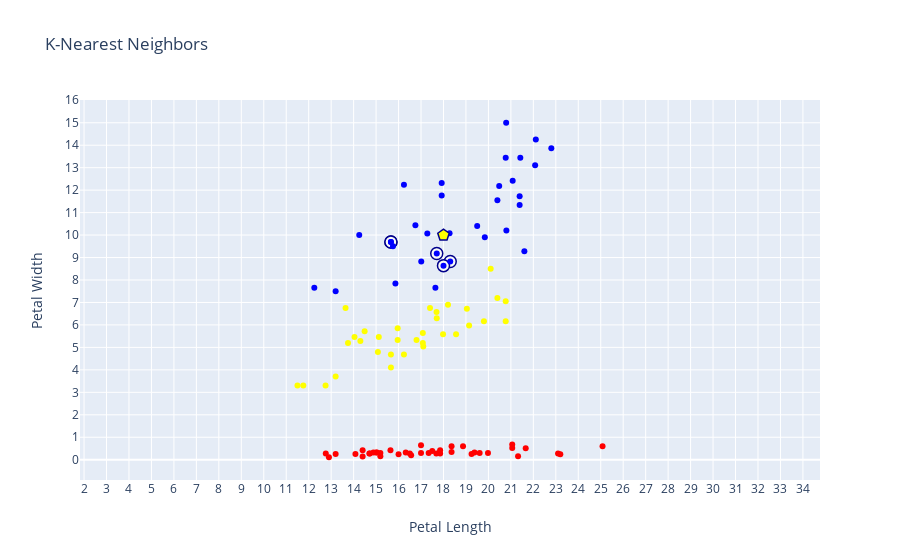

Notebook code cell kept with this figure:
### Code cell
# Display those neighbors in a scatterplot using plotly dash

trace1 = go.Scatter(
    x = X_train['sepal_a'],
    y = X_train['petal_a'],
    mode = 'markers',
    marker=dict(
        color=X_train['species'],
        colorscale=['red', 'yellow', 'blue'],)
)
trace0 = go.Scatter(
    x = df_neighbors['sepal_a'],
    y = df_neighbors['petal_a'],
    mode = 'markers',
    marker=dict(
        size=12,
        color='#F8F9F9',        
        line=dict(
            color='darkblue',
            width=1.5),        
    )
)
trace2 = go.Scatter(
    x = nobs_sepal_a,
    y = nobs_petal_a,
    mode = 'markers',
    marker=dict(
        size=12,
        color=prediction,
        colorscale=['pink', 'yellow', 'lightblue'],  
        symbol = 'pentagon',
        line=dict(
            color='darkblue',
            width=1.5),        
    )
)

data=[trace0, trace1, trace2]

layout = go.Layout(
    title = 'K-Nearest Neighbors', # Graph title
    xaxis = dict(title = 'Petal Length'), # x-axis label
    yaxis = dict(title = 'Petal Width'), # y-axis label
    hovermode ='closest' # handles multiple points landing on the same vertical
)
fig = go.Figure(data=data, layout=layout)
fig.update_xaxes(tick0=3, dtick=1)
fig.update_yaxes(tick0=3, dtick=1)
fig.update_layout(
    showlegend=False,
#     width = 800,
#     height = 800,
    yaxis = dict(
      scaleanchor = "x",
      scaleratio = 1,
    )
)

iplot(fig)
# Note that the neighbors may not be "nearest" with regard to area
# Of coures, it's not possible to visualize in 4 dimensions.

### Figure 1 — Plotly figure (JSON) as saved in the notebook; plotly's stock layout.template omitted (floating-point values rounded to 4 significant figures)
{"data": [{"marker": {"color": "#F8F9F9", "line": {"color": "darkblue", "width": 1.5}, "size": 12}, "mode": "markers", "type": "scatter", "x": [17.7, 18.3, 18, 15.66, 15.66], "y": [9.18, 8.82, 8.64, 9.69, 9.69]}, {"marker": {"color": [0, 0, 1, 1, 0, 0, 0, 2, 0, 1, 1, 0, 1, 2, 1, 0, 2, 0, 1, 2, 2, 0, 2, 2, 0, 1, 2, 2, 2, 0, 0, 2, 1, 1, 2, 1, 2, 2, 1, 1, 0, 1, 2, 0, 1, 1, 0, 1, 2, 2, 2, 2, 1, 2, 0, 1, 0, 2, 2, 0, 2, 1, 2, 1, 2, 0, 1, 0, 0, 0, 0, 1, 0, 0, 1, 1, 0, 2, 0, 0, 1, 2, 2, 1, 2, 1, 0, 0, 1, 2, 1, 0, 0, 2, 0, 1, 2, 0, 0, 0, 1, 2, 1, 0, 0], "colorscale": [[0, "red"], [0.5, "yellow"], [1, "blue"]]}, "mode": "markers", "type": "scatter", "x": [18.36, 21.66, 16.8, 15.12, 14.7, 17.5, 18.87, 20.48, 14.72, 12.75, 11.5, 15.04, 13.64, 15.86, 19.14, 12.76, 22.11, 16, 19.04, 21.6, 17.7, 19.25, 18.27, 17.28, 23.2, 15.08, 20.8, 13.2, 16.75, 17, 14.4, 18, 17.4, 13.2, 12.25, 11.76, 20.79, 14.25, 20.1, 17.08, 21.32, 17.7, 18.3, 19.61, 15.96, 15.66, 17.68, 15.96, 21.42, 15.66, 20.4, 21.39, 19.8, 17.92, 14.4, 14.04, 19.38, 17.92, 21.08, 19.98, 22.08, 13.75, 17.01, 18.56, 22.8, 17.85, 14.49, 15.19, 16.5, 14.88, 13.2, 14.3, 17.85, 17, 20.4, 17.1, 25.08, 19.5, 15, 15.64, 15.66, 15.66, 16.24, 20.77, 17.64, 16.24, 15.19, 18.36, 17.69, 19.84, 17.08, 16.56, 17.34, 20.77, 14.08, 18.2, 15.75, 21.06, 21.06, 23.1, 17.98, 21.39, 20.77, 12.9, 16.32], "y": [0.6, 0.51, 5.33, 5.46, 0.28, 0.39, 0.6, 12.19, 0.28, 3.3, 3.3, 0.32, 6.75, 7.84, 5.98, 0.28, 14.25, 0.24, 6.72, 9.28, 9.18, 0.26, 10.08, 10.07, 0.24, 4.8, 10.2, 7.5, 10.44, 0.3, 0.42, 8.64, 6.75, 3.7, 7.65, 3.3, 15, 10, 8.5, 5.64, 0.15, 6.3, 8.82, 0.3, 5.85, 4.1, 0.28, 5.33, 13.44, 9.69, 11.55, 11.73, 6.16, 12.32, 0.14, 5.46, 0.32, 11.76, 12.42, 0.3, 13.11, 5.2, 8.82, 5.59, 13.86, 0.42, 5.72, 0.15, 0.28, 0.32, 0.26, 5.28, 0.28, 0.64, 7.2, 5.04, 0.6, 10.4, 0.32, 0.42, 4.68, 9.69, 12.24, 6.16, 7.65, 4.68, 0.3, 0.34, 6.58, 9.9, 5.2, 0.2, 0.3, 13.44, 0.26, 6.9, 9.5, 0.52, 0.68, 0.28, 5.59, 11.34, 7.05, 0.11, 0.32]}, {"marker": {"color": [2], "colorscale": [[0, "pink"], [0.5, "yellow"], [1, "lightblue"]], "line": {"color": "darkblue", "width": 1.5}, "size": 12, "symbol": "pentagon"}, "mode": "markers", "type": "scatter", "x": [18], "y": [10]}], "layout": {"hovermode": "closest", "showlegend": false, "title": {"text": "K-Nearest Neighbors"}, "xaxis": {"dtick": 1, "tick0": 3, "title": {"text": "Petal Length"}}, "yaxis": {"dtick": 1, "scaleanchor": "x", "scaleratio": 1, "tick0": 3, "title": {"text": "Petal Width"}}}}
